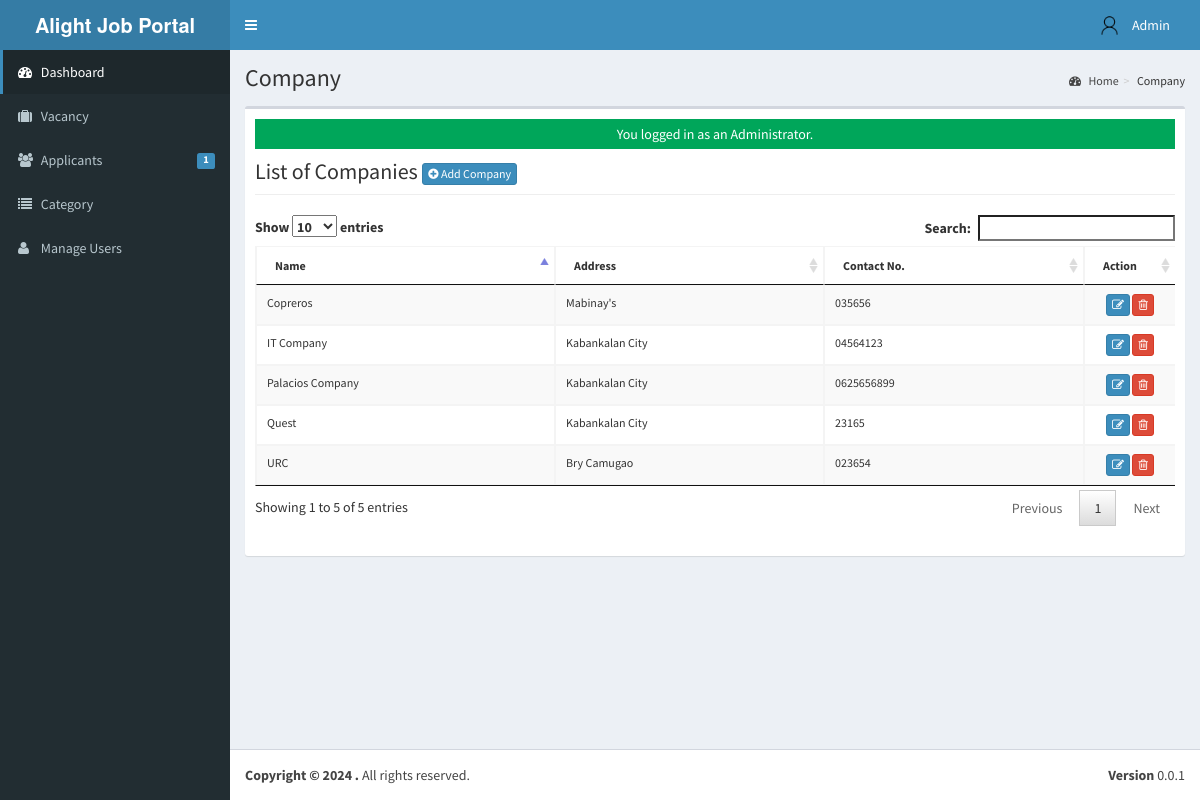
The page /admin/company/index.php (signed in) on the database as committed earlier.
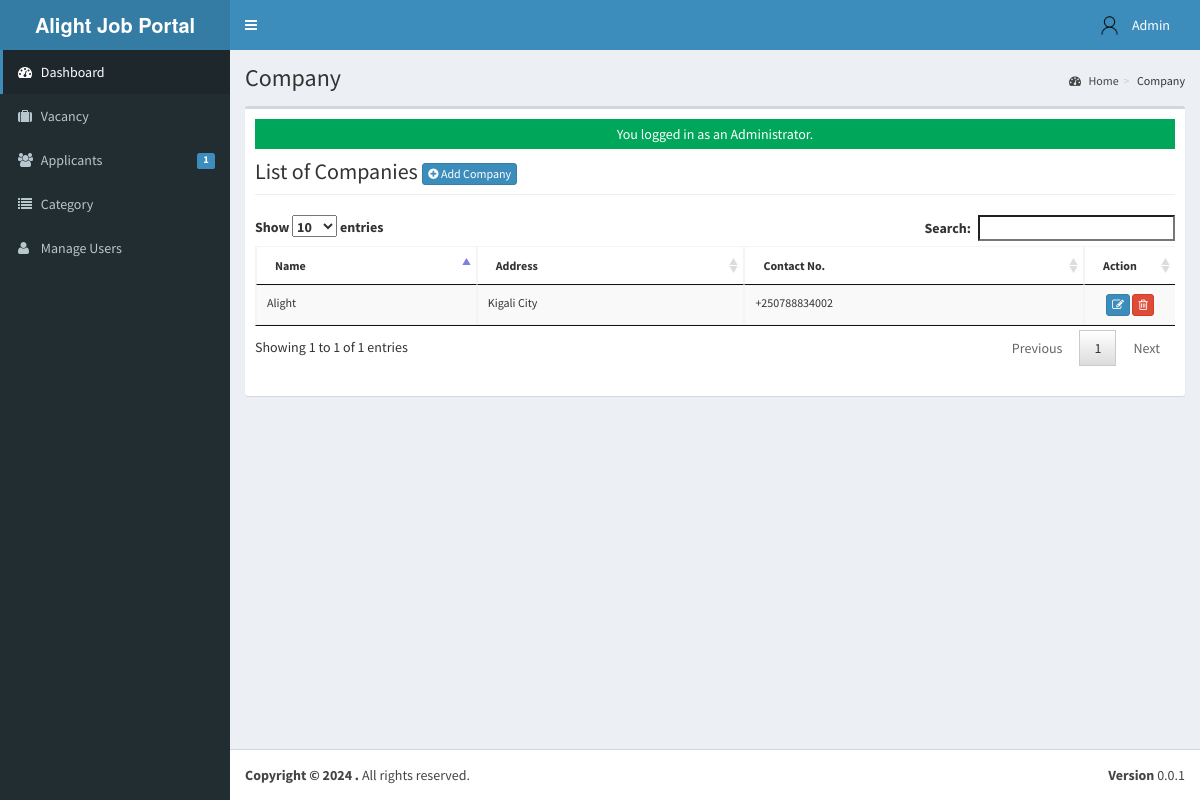
The same page on the database as committed later.
### tables this page shows
CREATE TABLE `tblusers` (
  `USERID` varchar(30) NOT NULL,
  `FULLNAME` varchar(40) NOT NULL,
  `USERNAME` varchar(90) NOT NULL,
  `PASS` varchar(90) NOT NULL,
  `ROLE` varchar(30) NOT NULL,
  `PICLOCATION` varchar(255) NOT NULL
);

CREATE TABLE `tblcompany` (
  `COMPANYID` int(11) NOT NULL,
  `COMPANYNAME` varchar(90) NOT NULL,
  `COMPANYADDRESS` varchar(90) NOT NULL,
  `COMPANYCONTACTNO` varchar(30) NOT NULL,
  `COMPANYSTATUS` varchar(90) NOT NULL,
  `COMPANYMISSION` text NOT NULL
);

### admin/company/index.php (called while the page is built, shortened)
<?php
require_once("../../include/initialize.php");
$title="Company";
require_once ("../theme/templates.php");
?>

### include/database.php (called while the page is built, shortened)
<?php
class Database {
	var $query = '';
	public $conn;
	public function open_connection() {
		try {
		$this->conn = new PDO("mysql:host=".server.";dbname=".database_name. "", user,pass);
		$this->conn->setAttribute(PDO::ATTR_ERRMODE, PDO::ERRMODE_EXCEPTION);
		}catch(PDOException $e){
			echo "Problem in database connection! Contact administrator!". $e->getMessage();
		}
	}
	function setQuery($sql='') {
		try {
		   $this->sql_string=$sql;
			$this->query = $this->conn->prepare($this->sql_string);
			$this->query->execute();
		  } catch (PDOException $e) {
		    echo "Failed to get query handle: " . $e->getMessage() . "\n";
		    exit;
		  }
	}
	function loadResultList() {
		$results = $this->query->fetchAll(PDO::FETCH_OBJ);
		return $results;
	}
	function loadSingleResult() {
		$results = $this->query->fetch(PDO::FETCH_OBJ);
		return $results;
	}
}
$mydb = new Database();
?>

### include/accounts.php (called while the page is built, shortened)
<?php
require_once(LIB_PATH.DS.'database.php');
class User {
	protected static  $tblname = "tblusers";
	function single_user($id=""){
			global $mydb;
			$mydb->setQuery("SELECT * FROM ".self::$tblname."
				Where USERID= '{$id}' LIMIT 1");
			$cur = $mydb->loadSingleResult();
			return $cur;
	}
}
?>

### include/function.php (called while the page is built, shortened)
<?php
function currentpage(){
		$this_page = $_SERVER['SCRIPT_NAME'];
	    $bits = explode('/',$this_page);
		 return $bits[3];
	}
		?>

### admin/company/list.php (the view, shortened to what this page needs)
<div class="row">
      	 <div class="col-lg-12">
           <h1 class="page-header">List of Companies  <a href="index.php?view=add" class="btn btn-primary btn-xs  ">  <i class="fa fa-plus-circle fw-fa"></i> Add Company</a>  </h1>
      		</div>
  		 </div>
 		    <form action="controller.php?action=delete" Method="POST">
		     <div class="table-responsive">
			<table id="dash-table" class="table table-striped table-bordered table-hover"  style="font-size:12px" cellspacing="0">
			  <thead>
			  	<tr>
			  		<th>Name</th>
			  		<th>Address</th>
			  		<th>Contact No.</th>
			  		 <th width="10%" align="center">Action</th>
			  	</tr>
			  </thead>
			  <tbody>
			  	<?php
			  		$mydb->setQuery("SELECT * FROM `tblcompany`");
			  		$cur = $mydb->loadResultList();
					foreach ($cur as $result) {
			  		echo '<tr>';
			  			echo '<td>' . $result->COMPANYNAME.'</td>';
			  			echo '<td>' . $result->COMPANYADDRESS.'</td>';
			  			echo '<td>' . $result->COMPANYCONTACTNO.'</td>';
			  		echo '<td align="center"><a title="Edit" href="index.php?view=edit&id='.$result->COMPANYID.'" class="btn btn-primary btn-xs  ">  <span class="fa fa-edit fw-fa"></a>
			  		     <a title="Delete" href="controller.php?action=delete&id='.$result->COMPANYID.'" class="btn btn-danger btn-xs  ">  <span class="fa  fa-trash-o fw-fa "></a></td>';
			  		echo '</tr>';
			  	}
			  	?>
			  </tbody>
			</table>
			</form>

### admin/theme/templates.php (shortened to what this page needs)
<!DOCTYPE html>
<html>
    <head>
        <link rel="stylesheet" href="<?php echo web_root;?>bootstrap/css/bootstrap.min.css">
        <link rel="stylesheet" href="<?php echo web_root;?>plugins/font-awesome/css/font-awesome.min.css">
        <link rel="stylesheet" href="<?php echo web_root;?>dist/css/AdminLTE.min.css">
        <link rel="stylesheet" href="<?php echo web_root;?>dist/css/skins/_all-skins.min.css">
        <link rel="stylesheet" href="<?php echo web_root;?>plugins/iCheck/flat/blue.css">
        <link rel="stylesheet" href="<?php echo web_root;?>plugins/morris/morris.css">
        <link rel="stylesheet" href="<?php echo web_root;?>plugins/jvectormap/jquery-jvectormap-1.2.2.css">
        <link href="<?php echo web_root; ?>plugins/datepicker/bootstrap-datetimepicker.min.css" rel="stylesheet" media="screen">
        <link rel="stylesheet" href="<?php echo web_root;?>plugins/dataTables/jquery.dataTables.min.css">
        <link rel="stylesheet" href="<?php echo web_root;?>plugins/bootstrap-wysihtml5/bootstrap3-wysihtml5.min.css">
    </head>
 <body class="hold-transition skin-blue fixed sidebar-mini">
<div class="wrapper">
  <header class="main-header">
    <a href="<?php echo web_root;?>/admin/" class="logo">
      <span class="logo-lg"><b>Alight Job Portal</b></span>
    </a>
    <nav class="navbar navbar-static-top" role="navigation">
      <a href="#" class="sidebar-toggle" data-toggle="offcanvas" role="button">
      </a>
      <div class="navbar-custom-menu">
        <ul class="nav navbar-nav">
          <?php
              $user = New User();
              $singleuser = $user->single_user($_SESSION['ADMIN_USERID']);
          ?>
          <li class="dropdown user user-menu" style="padding-right: 15px;"  >
            <a href="#" class="dropdown-toggle" data-toggle="dropdown">
              <img src="<?php echo web_root.'admin/user/photos/user.png';?>" class="user-image" alt="User Image">
              <span class="hidden-xs"><?php echo $singleuser->FULLNAME; ?></span>
            </a>
          </li>
        </ul>
      </div>
    </nav>
  </header>
  <aside class="main-sidebar">
    <section class="sidebar">
      <ul class="sidebar-menu">
        <li  class="<?php echo (currentpage() == 'index.php') ? "active" : false;?>" >
          <a href="<?php echo web_root ;?>admin/">
            <i class="fa fa-dashboard"></i> <span>Dashboard</span>
          </a>
        </li>
        <li class="<?php echo (currentpage() == 'vacancy') ? "active" : false;?>" >
          <a href="<?php echo web_root ;?>admin/vacancy/">
            <i class="fa fa-suitcase"></i> <span>Vacancy</span>
          </a>
        </li>
        <li class="<?php echo (currentpage() == 'applicants') ? "active" : false;?>" >
          <a href="<?php echo web_root ;?>admin/applicants/">
            <i class="fa fa-users"></i> <span>Applicants</span>
            <span class="label label-primary pull-right">
              <?php
                $sql = "SELECT count(*) as 'APPL' FROM `tbljobregistration` WHERE `PENDINGAPPLICATION`=1";
                $mydb->setQuery($sql);
                $pending = $mydb->loadSingleResult();
                echo $pending->APPL;
              ?>
            </span>
          </a>
        </li>
        <li class="<?php echo (currentpage() == 'category') ? "active" : false;?>" >
          <a href="<?php echo web_root ;?>admin/category/">
            <i class="fa fa-list"></i> <span>Category</span>
          </a>
        </li>
         <li class="<?php echo (currentpage() == 'user') ? "active" : false;?>">
          <a href="<?php echo web_root; ?>admin/user/">
            <i class="fa fa-user"></i> <span>Manage Users</span> </a>
        </li>
      </ul>
    </section>
  </aside>
  <div class="content-wrapper">
  <section class="content-header">
      <h1>
        <?php echo isset($title) ? $title : ''; ?>
      </h1>
      <ol class="breadcrumb">
        <?php
          if ($title!='Home') {
            $active_title = '';
            if (isset($_GET['view'])) {
              $active_title = '<li class='.$active_title.'><a href="index.php">'.$title.'</a></li>';
            }else{
              $active_title = '<li class='.$active_title.'>'.$title.'</li>';
            }
            echo '<li><a href='.web_root.'admin/><i class="fa fa-dashboard"></i> Home</a></li>';
            echo  $active_title;
          }
        ?>
      </ol>
    </section>
         <section class="content">
          <div class="row">
            <div class="col-xs-12">
              <div class="box">
                <div class="box-body">
              <?php
               check_message();
               require_once $content;
               ?>
             </div>
           </div>
         </div>
         </section>
 </div>
  <footer class="main-footer">
    <div class="pull-right hidden-xs">
      <b>Version</b> 0.0.1
    </div>
    <strong>Copyright &copy; 2024 <a href="#"></a>.</strong> All rights
    reserved.
  </footer>
    </body>
</html>

### include/session.php (shortened to what this page needs)
		<?php
	function check_message(){
		if(isset($_SESSION['message'])){
			if(isset($_SESSION['msgtype'])){
				if ($_SESSION['msgtype']=="info"){
	 				echo  '<div class="alert-info" style="height:30px;text-align:center;padding:5px">'. $_SESSION['message'] . '</div>';
				}elseif($_SESSION['msgtype']=="error"){
					echo  '<div class="alert alert-danger" style="height:30px;text-align:center;padding:5px">' . $_SESSION['message'] . '</div>';
				}elseif($_SESSION['msgtype']=="success"){
					echo  '<div class="alert-success" style="height:30px;text-align:center;padding:5px">' . $_SESSION['message'] . '</div>';
				}
	   		}
		}
	}
?>

Rows that differ between the two databases and show on the page:
removed tblcompany: COMPANYNAME "URC", COMPANYADDRESS "Bry Camugao", COMPANYCONTACTNO "023654"
removed tblcompany: COMPANYNAME "Copreros", COMPANYADDRESS "Mabinay's", COMPANYCONTACTNO "035656"
removed tblcompany: COMPANYNAME "Quest", COMPANYADDRESS "Kabankalan City", COMPANYCONTACTNO "23165"
removed tblcompany: COMPANYNAME "Palacios Company", COMPANYADDRESS "Kabankalan City", COMPANYCONTACTNO "0625656899"
changed tblcompany: COMPANYNAME "IT Company" → "Alight"; COMPANYADDRESS "Kabankalan City" → "Kigali City"; COMPANYCONTACTNO "04564123" → "+250788834002"
Other text that changed with them:
text written by a page script: "Show entries Search: Showing 1 to 5 of 5 entries Previous 1 Next" → "Show entries Search: Showing 1 to 1 of 1 entries Previous 1 Next"
